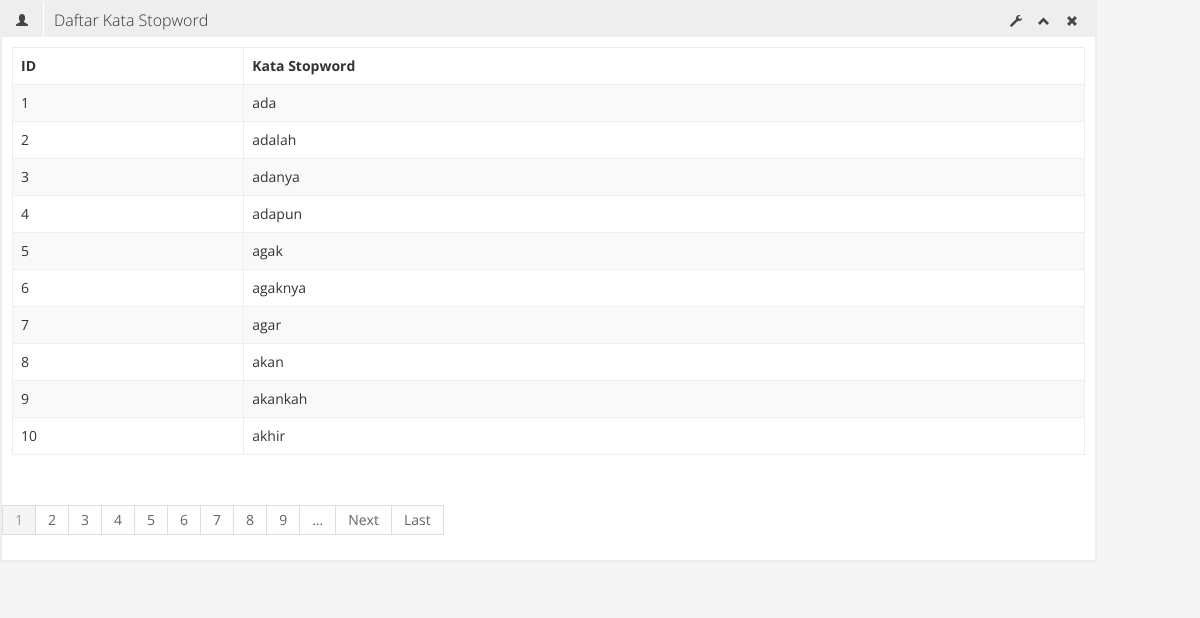
/stopword.php, run on the app's committed database.
### tables this page shows
CREATE TABLE IF NOT EXISTS `tb_stopword` (
`id_stopword` int(10) NOT NULL,
  `katastopword` varchar(70) NOT NULL
);

### stopword.php (the view, shortened to what this page needs)
<!DOCTYPE html>
<html lang="en">
<head>
	<link id="bootstrap-style" href="assets/css/bootstrap.min.css" rel="stylesheet">
	<link href="assets/css/bootstrap-responsive.min.css" rel="stylesheet">
	<link id="base-style" href="assets/css/style.css" rel="stylesheet">
	<link id="base-style-responsive" href="assets/css/style-responsive.css" rel="stylesheet">
</head>
<body>
		<div class="container-fluid-full">
		<div class="row-fluid">
			<div class="row-fluid sortable">
				<div class="box span11">
					<div class="box-header" data-original-title>
						<h2><i class="halflings-icon user"></i><span class="break"></span>Daftar Kata Stopword</h2>
						<div class="box-icon">
							<a href="#" class="btn-setting"><i class="halflings-icon wrench"></i></a>
							<a href="#" class="btn-minimize"><i class="halflings-icon chevron-up"></i></a>
							<a href="#" class="btn-close"><i class="halflings-icon remove"></i></a>
						</div>
					</div>
					<div class="box-content">
					<?php
						include("koneksi.php");
						if(isset($_GET["p"])){$page=$_GET["p"];}else{$page=1;};
						$per_halaman=10;
						$awal=($page-1)*$per_halaman;
						$ps=$dbnew->prepare("SELECT * FROM tb_stopword ORDER BY id_stopword ASC LIMIT $awal,$per_halaman");
						$ps->execute();	?>
						<table class="table table-striped table-bordered bootstrap-datatable">
							<thead>
								<tr>
								  <th>ID</th>
								  <th>Kata Stopword</th>
							  </tr>
							</thead>
								<tbody>
								<?php while($rs=$ps->fetch(PDO::FETCH_NUM)){?>
								<tr>
									<td>
										<?php echo $rs[0];?>
									</td>
									<td >
										<?php echo $rs[1]?>
									</td>
								</tr>
						<?php }?>
						  </tbody>
					  </table>
					</div>
					<?php
						$hasil=$dbnew->prepare("SELECT * FROM tb_stopword");
						$hasil->execute();
						$jumlah=$hasil->rowCount();
						$total_halaman=ceil($jumlah/$per_halaman);?>
						<div class="pagination">
								<ul>
									<?php
									$startpage=$page-4;
									$endpage=$page+4;
									if($startpage<=0){
										$endpage-=($startpage-1);
										$startpage=1;
									}
									for ($i=$startpage; $i<=$endpage; $i++) {
												if($i===$page){
													echo "<li class='active'><a href='?pid=".md5('lihatstopword')."&p=".$i."'>";
													echo $i."</a></li>";
												}else{
													echo "<li><a href='?pid=".md5('lihatstopword')."&p=".$i."'>";
													echo $i."</a></li>";
												}
									};
									if($endpage<$total_halaman||$page<$total_halaman){
										echo"<li class='spaces'><a>...</a></li>";
										$pd=$page+1;
										echo "<li class='next'><a href='?pid=".md5('lihatstopword')."&p=".$pd."'>";
												echo "Next </a></li>";
										echo "<li class='last'><a href='?pid=".md5('lihatstopword')."&p=".$total_halaman."'>";
												echo "Last </a></li>";
									}
								?>
								</ul>
						</div>
					</div>
				</div>
			</div>
	</div>
</body>
</html>

### assets/css/style.css (style rules this page uses)
body { background: #F5F5F5; color: #333; border: none; font-family: 'Open Sans', sans-serif; font-weight: 400; }
a { color: #646464; }
h2 { font-size: 16px; line-height: 16px; }
.box { border: 2px solid #eee; background: #fff !important; margin-bottom: 28px; }
.box-header { height: 16px; font-size: 16px; line-height: 16px; padding: 10px; background: #eee; -webkit-box-shadow: none; -moz-box-shadow: none; box-shadow: none; overflow: hidden; }
.box-header h2 { float:left; margin-top: 0px; font-weight: 300; }
.box-header h2 i { margin: 0px 3px 0px 4px; opacity: .8; filter: alpha(opacity=80); -ms-filter:"progid:DXImageTransform.Microsoft.Alpha(Opacity=80)"; }
.box-header .box-icon { float:right; margin-top: 1px; }
.box-header .box-icon i { -webkit-transition: all 0.1s ease-in-out; -moz-transition: all 0.1s ease-in-out; -o-transition: all 0.1s ease-in-out; -ms-transition: all 0.1s ease-in-out; transition: all 0.1s ease-in-out; opacity: .8; filter: alpha(opacity=80); -ms-filter:"progid:DXImageTransform.Microsoft.Alpha(Opacity=80)"; }
.box-header .box-icon a { margin: 0px 5px; }
.box-content { position: relative; z-index: 50; margin-top: -1px; padding: 10px; background: #fff !important; }
.table th, .table td { border-top: 1px solid #eee; }
.table-bordered { border-color: #eee; -webkit-border-radius: 0px !important; -moz-border-radius: 0px !important; border-radius: 0px !important; }
.table-bordered th, .table-bordered td { border-left: 1px solid #eee; }
.table-bordered thead:first-child tr:first-child > th:first-child, .table-bordered tbody:first-child tr:first-child > td:first-child, .table-bordered tbody:first-child tr:first-child > th:first-child { -webkit-border-radius: 0px !important; -moz-border-radius: 0px !important; border-radius: 0px !important; }
.table-bordered thead:first-child tr:first-child > th:last-child, .table-bordered tbody:first-child tr:first-child > td:last-child, .table-bordered tbody:first-child tr:first-child > th:last-child { -webkit-border-radius: 0px !important; -moz-border-radius: 0px !important; border-radius: 0px !important; }
.table-bordered thead:last-child tr:last-child > th:first-child, .table-bordered tbody:last-child tr:last-child > td:first-child, .table-bordered tbody:last-child tr:last-child > th:first-child, .table-bordered tfoot:last-child tr:last-child > td:first-child, .table-bordered tfoot:last-child tr:last-child > th:first-child { -webkit-border-radius: 0px !important; -moz-border-radius: 0px !important; border-radius: 0px !important; }
.table-bordered thead:last-child tr:last-child > th:last-child, .table-bordered tbody:last-child tr:last-child > td:last-child, .table-bordered tbody:last-child tr:last-child > th:last-child, .table-bordered tfoot:last-child tr:last-child > td:last-child, .table-bordered tfoot:last-child tr:last-child > th:last-child { -webkit-border-radius: 0px !important; -moz-border-radius: 0px !important; border-radius: 0px !important; }
.pagination ul { -webkit-border-radius: 0px !important; -moz-border-radius: 0px !important; border-radius: 0px !important; -webkit-box-shadow: none; -moz-box-shadow: none; box-shadow: none; }
.pagination ul > li:first-child > a, .pagination ul > li:first-child > span { -webkit-border-bottom-left-radius: 0px; border-bottom-left-radius: 0px; -webkit-border-top-left-radius: 0px; border-top-left-radius: 0px; -moz-border-radius-bottomleft: 0px; -moz-border-radius-topleft: 0px; }
.pagination ul > li:last-child > a, .pagination ul > li:last-child > span { -webkit-border-top-right-radius: 0px; border-top-right-radius: 0px; -webkit-border-bottom-right-radius: 0px; border-bottom-right-radius: 0px; -moz-border-radius-topright: 0px; -moz-border-radius-bottomright: 0px; }

### assets/css/style-responsive.css (style rules this page uses)
@media (min-width: 1200px) { .container-fluid-full { overflow: hidden; position: relative; height: 100%; } }

### assets/css/halflings.css (style rules this page uses)
html, html .halflings { -webkit-font-smoothing: antialiased !important; }
.halflings-icon { display: inline-block; width: 14px; height: 14px; line-height: 14px; vertical-align: text-top; background-image: url(../img/glyphicons_halflings.svg); background-position: 0 0; background-repeat: no-repeat; vertical-align: top; *display: inline; *zoom: 1; *margin-right: .3em; }
.halflings-icon.user { background-position: -168px 0; }
.halflings-icon.remove { background-position: -312px 0; }
.halflings-icon.chevron-up { background-position: -288px -120px; }
.halflings-icon.wrench { background-position: -360px -144px; }

### data on the page
tb_stopword: id_stopword "1", katastopword "ada"
tb_stopword: id_stopword "2", katastopword "adalah"
tb_stopword: id_stopword "3", katastopword "adanya"
tb_stopword: id_stopword "4", katastopword "adapun"
tb_stopword: id_stopword "5", katastopword "agak"
tb_stopword: id_stopword "6", katastopword "agaknya"
tb_stopword: id_stopword "7", katastopword "agar"
tb_stopword: id_stopword "8", katastopword "akan"
tb_stopword: id_stopword "9", katastopword "akankah"
tb_stopword: id_stopword "10", katastopword "akhir"
